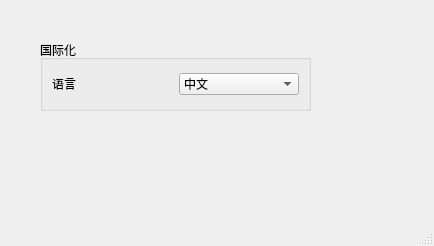
<?xml version="1.0" encoding="UTF-8"?>
<ui version="4.0">
 <class>MainWindow</class>
 <widget class="QMainWindow" name="MainWindow">
  <property name="geometry">
   <rect>
    <x>0</x>
    <y>0</y>
    <width>434</width>
    <height>246</height>
   </rect>
  </property>
  <property name="windowTitle">
   <string>MainWindow</string>
  </property>
  <widget class="QWidget" name="centralwidget">
   <widget class="QGroupBox" name="groupBox">
    <property name="geometry">
     <rect>
      <x>40</x>
      <y>40</y>
      <width>271</width>
      <height>71</height>
     </rect>
    </property>
    <property name="title">
     <string>国际化</string>
    </property>
    <layout class="QGridLayout" name="gridLayout">
     <item row="0" column="0">
      <layout class="QHBoxLayout" name="horizontalLayout">
       <item>
        <widget class="QLabel" name="label">
         <property name="text">
          <string>语言</string>
         </property>
        </widget>
       </item>
       <item>
        <widget class="QComboBox" name="comboBox">
         <item>
          <property name="text">
           <string>中文</string>
          </property>
         </item>
         <item>
          <property name="text">
           <string>英文</string>
          </property>
         </item>
        </widget>
       </item>
      </layout>
     </item>
    </layout>
   </widget>
  </widget>
  <widget class="QMenuBar" name="menubar">
   <property name="geometry">
    <rect>
     <x>0</x>
     <y>0</y>
     <width>434</width>
     <height>21</height>
    </rect>
   </property>
  </widget>
  <widget class="QStatusBar" name="statusbar"/>
 </widget>
 <resources/>
 <connections/>
</ui>
